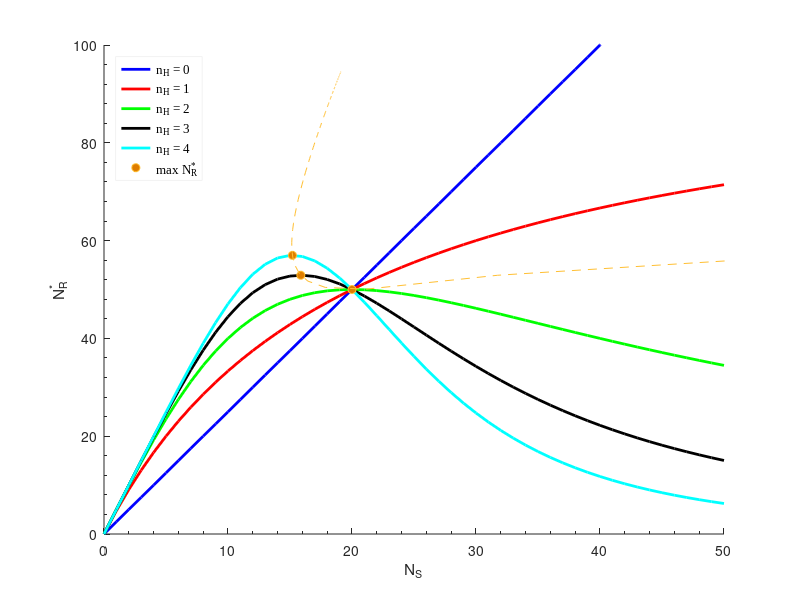

MATLAB code for this plot:
%    k3     k4
%    -->  X -->                        
%   /    /
%   S   /                               S: Signal
%   \  /
%    -->  R -->                         R: Response
%    k1     k2

% Simulating birth-death process for R and X, and X inhibits the production of R: 
% k1: synthesis of R, 0th order process (upregulated by S; inhibited by X)
% k2: degradation of R, 1st order process (R)
% k3: synthesis of X, 0th order process (upregulated by S)
% k4: degradation of X, 1st order process (X)

% Note: Assume number of S molecules/agents is NOT changing
% Note: Assume number of X molecules/agents is NOT changing while inhibiting formation of R

% Author: Alex Plakantonakis,   Copyright (c) 2019-2024.           License: GNU GPLv3

clear;     % clc;    

color = 'brgkcmy'; 

k1 = 0.50;          % MICROscopic rate of synthesis of R; 0th order [units: 1/sec]
k2 = 0.10;          % MICROscopic rate of degradation of R; 1st order [units: 1/sec]
k3 = 0.10;          % MICROscopic rate of synthesis of X; 0th order [units: 1/sec]
k4 = 0.05;          % Degradation of X; 1st order [units: 1/sec]
K = 40;             % K_50 for X inhibiting production of R (# of X to produce half-maximal effect)

S = 0:50;
nH_array = 0:1:4;

R_ss = zeros(size(nH_array,2),size(S,2));
S_Rmax = zeros(1,size(nH_array,2));
R_max = zeros(1,size(nH_array,2));

fig1 = figure('Name','SR Curve','NumberTitle','off');
set(fig1,'Position',[1 1 500 406]);                                         hold on;

for i=1:size(nH_array,2)
    
    nH = nH_array(i);             % Hill coefficient for X inhibiting the production of R
    R_ss(i,:) = (k1 / k2) .* S ./ (1 + (k3 / k4 / K)^nH .* S.^nH); 
    
    p(i) = plot(S,R_ss(i,:),'Color',color(i),'LineWidth',2,...
        'DisplayName',['n_H = ' num2str(nH)]);
    
    
end

% Redo of above loop to make sure maximum of nH=1 curve is "above" other curves (Matlab bug?)
for i=1:size(nH_array,2)
    nH = nH_array(i);
    
    if nH > 1
        S_Rmax(i) = 1 / (nH-1)^(1/nH) / (k3 / k4 / K);
        R_max(i) = (k1 / k2) * S_Rmax(i) / (1 + (k3 / k4 / K)^nH * S_Rmax(i)^nH); 
        pm(i) = plot(S_Rmax(i),R_max(i),'o','Color',[1 0.75 0.2],...
            'MarkerFaceColor',[0.87 0.49 0],...
            'DisplayName','max N_R^*');
    else
        S_Rmax(i) = NaN;
        R_max(i) = NaN;
    end
 
end

%% Draw how max N_R* changes as nH changes
nH_array2 = 1.1:0.4:100;

for i=1:size(nH_array2,2)
    nH = nH_array2(i);
    S_Rmax2(i) = 1 / (nH-1)^(1/nH) / (k3 / k4 / K);
    R_max2(i) = (k1 / k2) * S_Rmax2(i) / (1 + (k3 / k4 / K)^nH * S_Rmax2(i)^nH); 
end
pm2 = plot(S_Rmax2,R_max2,'--','Color',[1 0.75 0.2],...
    'MarkerFaceColor',[0.87 0.49 0]);

%% Finish plot
axis([0 S(end) 0 100]);
xlabel('N_S');              ylabel('N_R^*');              
set(gca,'XMinorTick','on','YMinorTick','on','Box','off');                   hold off;    
leg1 = legend([p pm(end)],'Location','NorthWest');
set(leg1,'FontName','Times New Roman','FontSize',9,...
    'EdgeColor',[0.95 0.95 0.95],...
    'Interpreter','tex');

clear i j p* fig* leg*;